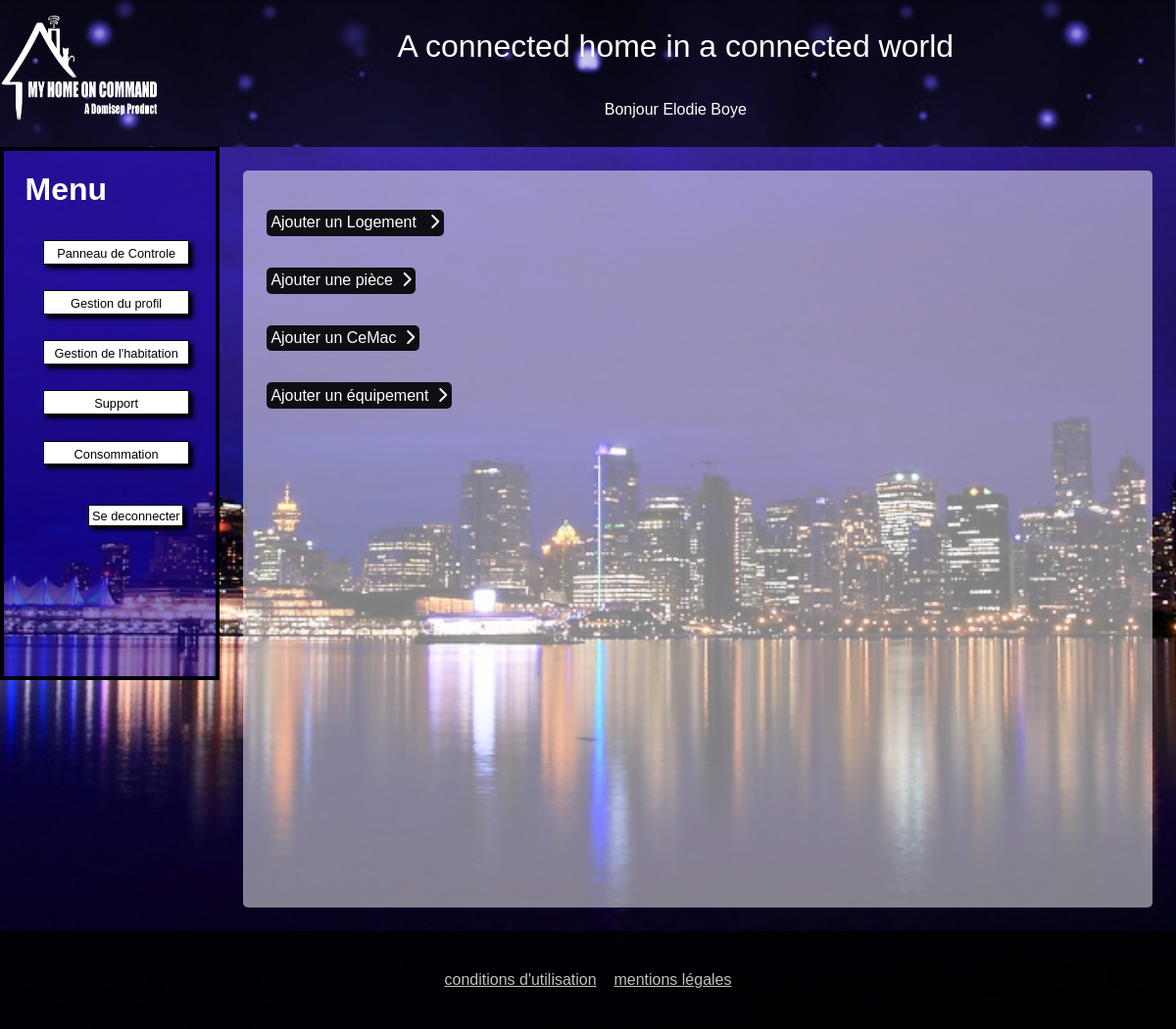
The app's page /MyHomeOnCommand/index.php?page=ajouterHabitation (signed in) with its own data.
### tables this page shows
CREATE TABLE IF NOT EXISTS `slogan` (
  `id_slogan` int(11) NOT NULL AUTO_INCREMENT,
  `contenu_slogan` text,
  PRIMARY KEY (`id_slogan`)
);

CREATE TABLE IF NOT EXISTS `info_utilisateur` (
  `id_info_utilisateur` int(11) NOT NULL AUTO_INCREMENT,
  `prenom` varchar(255) NOT NULL,
  `nom` varchar(255) NOT NULL,
  `email` varchar(255) DEFAULT NULL,
  `telephone` varchar(255) DEFAULT NULL,
  `statut_utilisateur` varchar(255) NOT NULL,
  `id_utilisateur` int(11) NOT NULL,
  `token` varchar(255) NOT NULL,
  PRIMARY KEY (`id_info_utilisateur`)
);

### MyHomeOnCommand/modele/modeleAccueil.php (called while the page is built, shortened)
<?php
class Connection
{
    protected function dbConnect()
    {
        try
        {
            $db = new PDO('mysql:host=localhost;dbname=myhomeoncommand;charset=utf8', 'root', '');
        }
        catch (Exception $e)
        {
                        die('Erreur : ' . $e->getMessage());
        }
        return $db;
    }
}
class LoginUtilisateur extends Connection
{
    public function getInfoUtilisateur($idUtil)
    {
        $db=$this->dbConnect();
        $req = $db->prepare('SELECT prenom, nom, email, telephone, statut_utilisateur, id_utilisateur FROM info_utilisateur WHERE id_utilisateur = :id');
        $req->execute(array('id' => $idUtil));
        return $req;
    }
}
class InscriptionUtilisateur extends Connection
{
     public function getSlogan()
    {
        $db=$this->dbConnect();
        $req = $db->query('SELECT contenu_slogan FROM slogan');
        return $req;
     }
}

### MyHomeOnCommand/controleur/controleurAccueil.php (called while the page is built, shortened)
<?php
function infoBandeau($idClient)
{
    $utilisateur=new LoginUtilisateur;
    $info=$utilisateur->getInfoUtilisateur($idClient);
    $information=$info->fetch();
    return $information;
}
function afficheslogan()
{
    $affiche=new InscriptionUtilisateur;
    $slogan =$affiche->getSlogan();
    $slogan=$slogan->fetch()[0];
    return $slogan;
}

### MyHomeOnCommand/vue/ajouterHabitation.php (the view, shortened to what this page needs)
<!DOCTYPE html>
<html>
    <head>
        <link rel="stylesheet" href="css/styleGeneral.css" />
        <link rel="stylesheet" href="css/styleHeaderFooter.css" />
        <link rel="stylesheet" href="css/styleAjouterHabitation.css" />
        <link rel="stylesheet" href="css/styleMenu.css" />
    </head>
    <body>
        <?php include('vue/header.php');?>
        <div id='corps'>
        <?php include('vue/menuClient.php');?>
            <div id='corpsdroit'>
            <div id='partieBouton'>
            <div> <p id="tablogement" class="titre">Ajouter un Logement &nbsp&nbsp<i class="fa fa-chevron-right" aria-hidden="true"></i></p>
            </div>
            <div> <p id="tabpiece" class="titre">Ajouter une pièce&nbsp&nbsp<i class="fa fa-chevron-right" aria-hidden="true"></i></p>
            </div>
            <div> <p id="tabcemac" class="titre">Ajouter un CeMac&nbsp&nbsp<i class="fa fa-chevron-right" aria-hidden="true"></i></p>
            </div>
            <div> <p id="tabequipement" class="titre">Ajouter un équipement&nbsp&nbsp<i class="fa fa-chevron-right" aria-hidden="true"></i></p>
        </div>
        </div>
        </div>
        </div>
        <?php include('vue/footer.php');?>
    </body>
</html>

### MyHomeOnCommand/vue/header.php (shortened to what this page needs)
<div id="bandeau_accueil">
    <div id="logo"><a href="index.php?page=<?php if(isset($_SESSION['type'])){if($_SESSION['type']==3){echo "panneau";}if($_SESSION['type']==1){echo "adminPanneauClient";}}else{echo "accueil";} ?>" title="Accueil"><img id="imagelogo" src="images/logo.png" alt="Logo de MyHomeOnCommand" /></a></div>
        <div id="titre">
    <?php
        echo afficheslogan();
        if(isset($_SESSION['prenom']))
        {
            if($_SESSION['type']==3)
            {
                $info=infoBandeau($_SESSION['id']);
                echo "</br></br><div id='sousTitre'>Bonjour ".$info['prenom']." ". $info['nom']."</div>";
            }
        }
    ?>
    </div>
</div>
<div id='bandeau_invisible'></div>

### MyHomeOnCommand/css/styleGeneral.css (style rules this page uses)
body { margin:0px 0px 0px 0px; background: url("../images/ville.jpg") no-repeat center center fixed; background-size: cover; color:white; font-family: Arial; }
html,body { height: 100%; }

### MyHomeOnCommand/css/styleHeaderFooter.css (style rules this page uses)
#bandeau_accueil { display:flex; height: 150px; width: 99.9%; background: url("../images/fondHeader.png") no-repeat center center fixed ; background-size: cover; background-color: rgba(105,104,189,1); position: fixed; z-index: 5; }
#logo { height: 100%; width: 15%; box-sizing: border-box; }
#imagelogo { width: 100%; height:100%; margin: 0; padding: 0; }
#titre { width: 85%; height: 100%; display: flex; color: white; justify-content: center; align-items: center; font-size: 2em; flex-direction: column; }
#sousTitre { justify-content: center; align-items: center; font-size: 0.5em; }
#bandeau_invisible { height: 150px; }

### MyHomeOnCommand/css/styleAjouterHabitation.css (style rules this page uses)
#corps { display: flex; min-height: 100%; }
.titre { background-color: rgba(0, 0, 0, 0.9); padding: 1%; display: inline-block; cursor: pointer; border-radius: 5px; }
#corpsdroit { display: flex; margin: 2%; background-color: rgba(255, 255, 255, 0.5); width: 80%; padding:2%; border-radius: 5px; }
#partieBouton { display: flex; flex-direction: column; width: 50%; }

### records on screen
slogan: contenu_slogan "A connected home in a connected world"
info_utilisateur: prenom "Elodie", nom "Boye"
